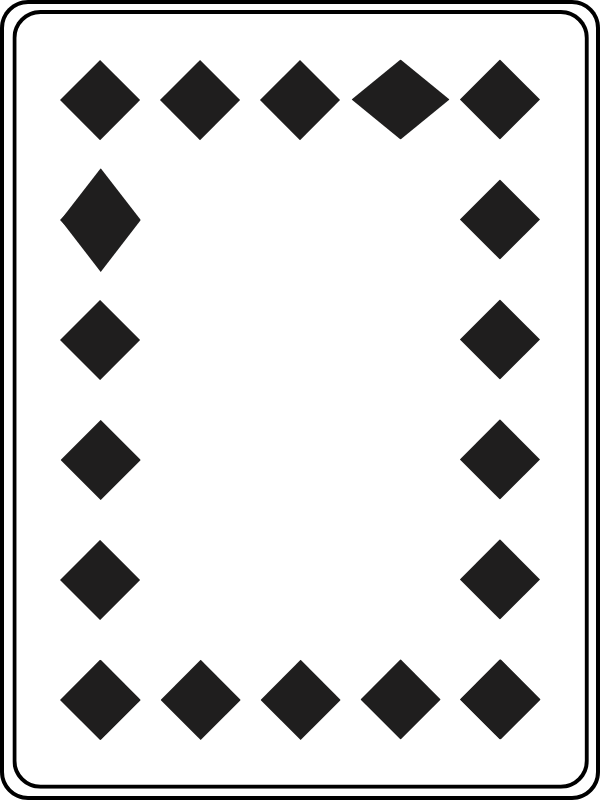
#> input picture tc1-1.png, 600 x 800 px, found by its file name
$ python task2.py
#> lines starting #> are read from the running program, lines starting #| are printed output that depends on the picture; after the words box and inside, x2 and y2 are one past the last pixel; in counts of white or black regions, pixels touching at a corner belong together


import cv2
import numpy as np

def identify_card(image_path):
    # Load the image
#> called with image_path = '/Users/pragatik/projectX/task/tc1-1.png'
    image = cv2.imread(image_path, cv2.IMREAD_GRAYSCALE)
#> image: shape (800, 600); min 0, max 255, mean 215.8

    # Apply a binary threshold to get a binary image
    _, thresh = cv2.threshold(image, 128, 255, cv2.THRESH_BINARY_INV)
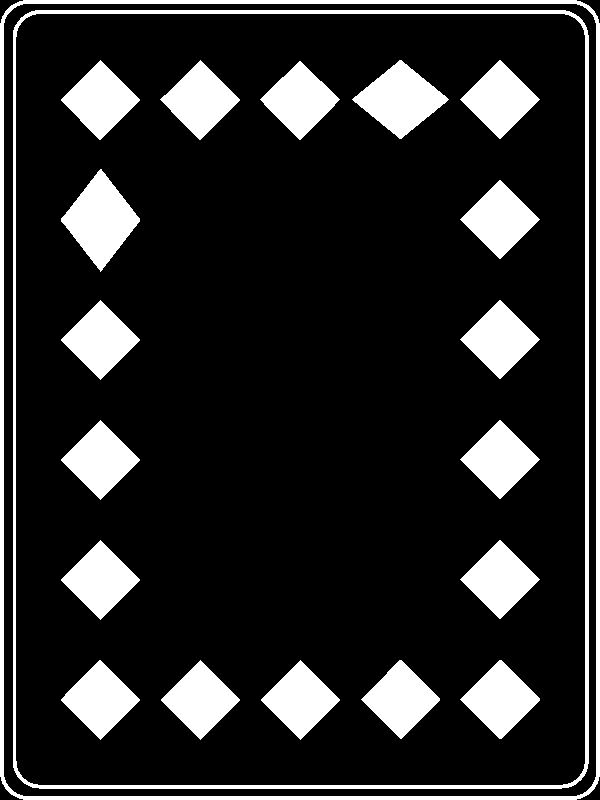
#> thresh: shape (800, 600); 16.7% white; 20 white regions

    # Find contours
    contours, _ = cv2.findContours(thresh, cv2.RETR_EXTERNAL, cv2.CHAIN_APPROX_SIMPLE)
#> contours = 1 contour; box (x1, y1, x2, y2) and area: (0, 0, 600, 800) 477957

    # Filter contours based on area to find the larger diamonds
    large_diamonds = []
    for cnt in contours:
        area = cv2.contourArea(cnt)
        if area > 100:  # Assuming larger diamonds have an area greater than 100
            large_diamonds.append(cnt)
#> this loop made 1 pass
#> area on pass 1: 477957
#> after the loop, large_diamonds has the same summary as contours

    # Determine the bounding boxes of the large diamonds
    bounding_boxes = [cv2.boundingRect(cnt) for cnt in large_diamonds]
#> bounding_boxes = [(0, 0, 600, 800)]

    # Sort bounding boxes by their positions (top to bottom, left to right)
    bounding_boxes = sorted(bounding_boxes, key=lambda x: (x[1], x[0]))

    # Determine the positions of the larger diamonds
    positions = [(box[0] // 50, box[1] // 50) for box in bounding_boxes]
#> positions = [(0, 0)]

    # Map positions to rank and suit
    rank_dict = {(0, 0): 'Ace', (0, 1): '2', (0, 2): '3', (0, 3): '4', (0, 4): '5', (0, 5): '6'}
    suit_dict = {(0, 0): 'Spades', (1, 0): 'Hearts', (2, 0): 'Diamonds', (3, 0): 'Clubs'}

    rank = None
    suit = None
    for pos in positions:
        if pos in rank_dict:
            rank = rank_dict[pos]
        if pos in suit_dict:
            suit = suit_dict[pos]
#> this loop made 1 pass

    # Return the card name
    return f'{rank} of {suit}'

# File paths
file_paths = [
    '/Users/pragatik/projectX/task/tc1-1.png', '/Users/pragatik/projectX/task/tc1-2.png', '/Users/pragatik/projectX/task/tc1-3.png',
    '/Users/pragatik/projectX/task/tc2-1.png', '/Users/pragatik/projectX/task/tc2-2.png', '/Users/pragatik/projectX/task/tc2-3.png'
]

# Identify each card
for file_path in file_paths:
    card_name = identify_card(file_path)
#> card_name = 'Ace of Spades'
    print(card_name)
#| Ace of Spades
#> pass 2 of the loop `for file_path in file_paths:`:
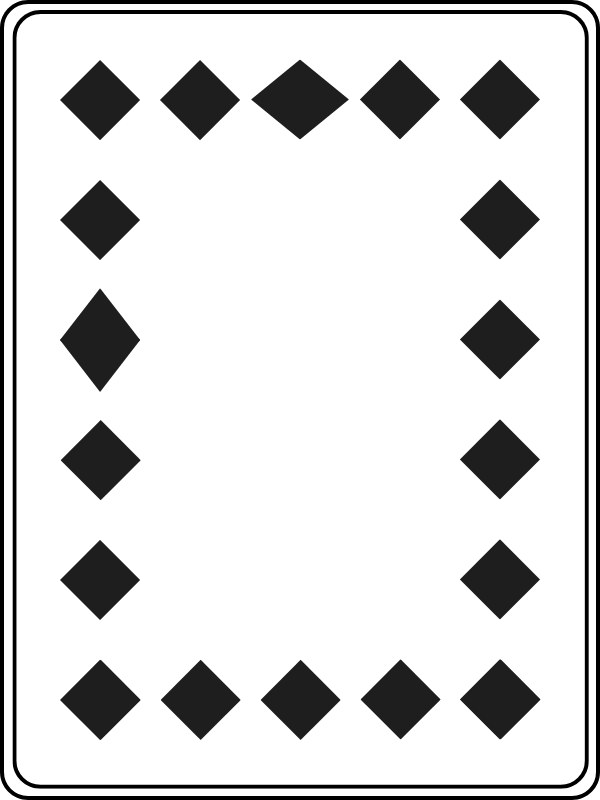
#> input picture tc1-2.png, 600 x 800 px, found by its file name
#> in identify_card (call 2), `_, thresh = cv2.threshold(image, 128, 255, cv2.THRESH_BINARY_INV)`:
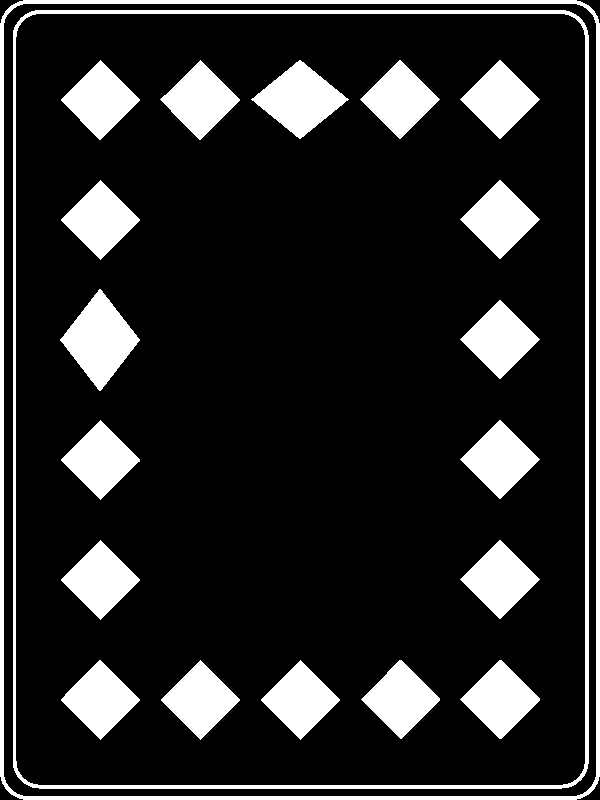
#> thresh: shape (800, 600); 16.7% white; 20 white regions, largest, box (x1, y1, x2, y2) and area: (0, 0, 600, 800) 10958, (13, 10, 589, 789) 9867, (60, 289, 140, 391) 4150
#> the loop in identify_card (call 2), `for cnt in contours:` made 1 pass
#> the loop in identify_card (call 2), `for pos in positions:` made 1 pass
#| Ace of Spades
#> pass 3 of the loop `for file_path in file_paths:`:
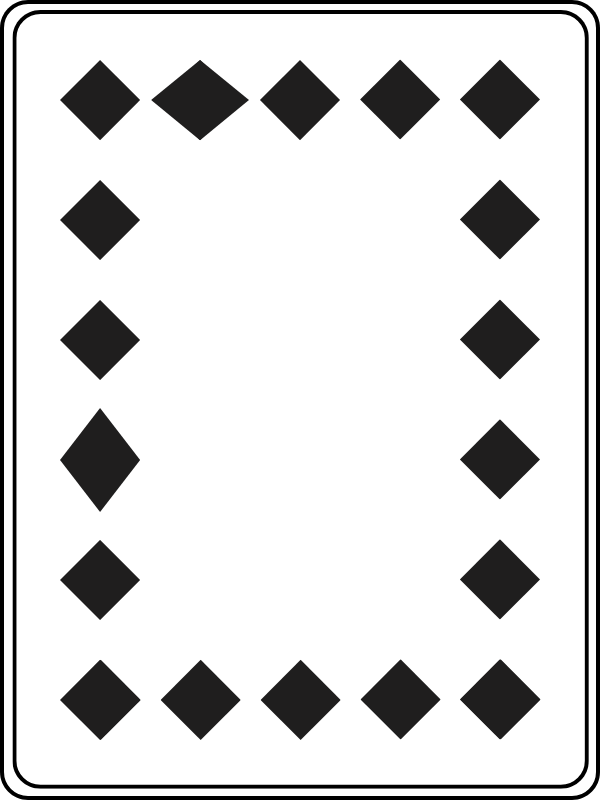
#> input picture tc1-3.png, 600 x 800 px, found by its file name
#> in identify_card (call 3), `_, thresh = cv2.threshold(image, 128, 255, cv2.THRESH_BINARY_INV)`:
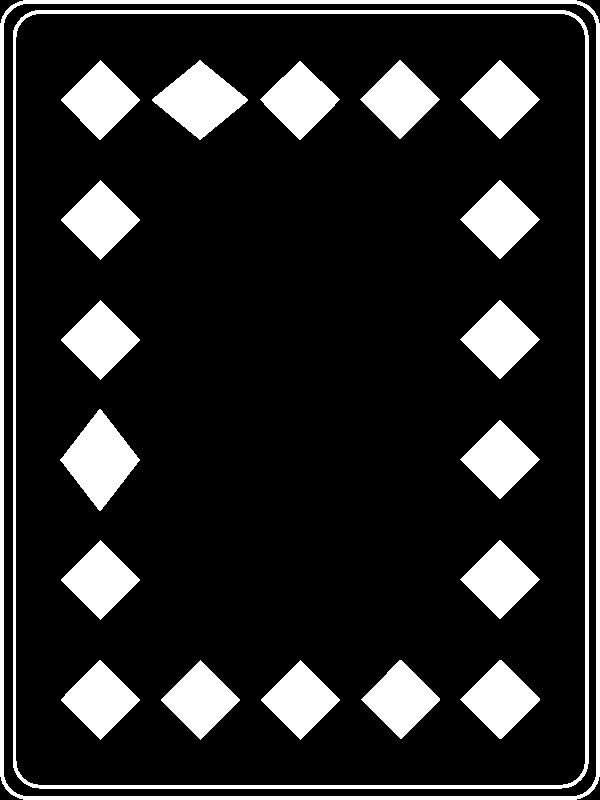
#> thresh: shape (800, 600); 16.7% white; 20 white regions, largest, box (x1, y1, x2, y2) and area: (0, 0, 600, 800) 10958, (13, 10, 589, 789) 9867, (60, 409, 140, 511) 4158
#> the loop in identify_card (call 3), `for cnt in contours:` made 1 pass
#> the loop in identify_card (call 3), `for pos in positions:` made 1 pass
#| Ace of Spades
#> the loop made 6 passes; the first 3 are shown
